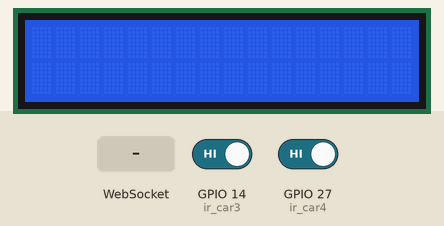
Recording of a sketch running on a simulated ESP32. On the bench: 16×2 character LCD. The test bench sets the inputs (shaded band); at power-on: GPIO 14 (ir_car3) HIGH, GPIO 27 (ir_car4) HIGH. WiFi joins after 1.5 s; servers stay silent unless stated; what the sketch prints to the serial monitor is not drawn.

Above: at 3.5 s.
3.6 s: WebSocket text "0" received
At 5.5 s:
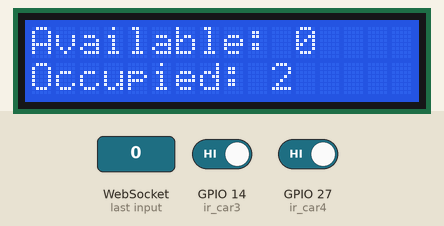
5.8 s: WebSocket text "5" received
At 7.1 s:
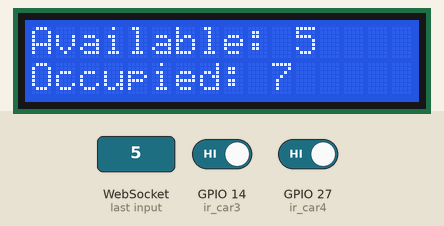
Timing chart, 0 to 8.8 s (numbered marks = the images above; inputs shaded):
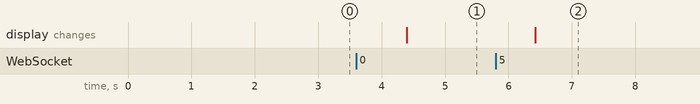

The sketch:

server.ino
```cpp
#define BLYNK_TEMPLATE_ID "TMPL6AzTEYg2R"
#define BLYNK_TEMPLATE_NAME "parking"
#define BLYNK_AUTH_TOKEN "nMe8OJCSLdtMR9g0yI5mp8-1Ta5tYJve"

#include <WiFi.h>
#include <BlynkSimpleEsp32.h>
#include <WebSocketsServer.h>
#include <LiquidCrystal_I2C.h>

// WiFi credentials
char ssid[] = "P5";
char pass[] = "908765432";

WebSocketsServer webSocket = WebSocketsServer(81);
LiquidCrystal_I2C lcd(0x27, 16, 2);  // Initialize the LCD

int ir_car3 = 14;  // Sensor for parking slot 3
int ir_car4 = 27;  // Sensor for parking slot 4

int available_slots_server = 2;
int occupied_slots_server = 0;

int available_slots_client = 0;
int occupied_slots_client = 0;

const int total_slots = 4;  // Total parking slots (2 for server, 2 for client)

bool slot_status[2] = {false, false}; // Track the status of server parking slots

// WebSocket event handling
void webSocketEvent(uint8_t num, WStype_t type, uint8_t *payload, size_t length) {
  if (type == WStype_TEXT) {
    // Parse message from client (format: "available_slots,occupied_slots")
    String message = String((char *)payload).substring(0, length);
    int commaIndex = message.indexOf(',');
    available_slots_client = message.substring(0, commaIndex).toInt();
    occupied_slots_client = message.substring(commaIndex + 1).toInt();

    Serial.print("Client Available Slots: ");
    Serial.println(available_slots_client);
    Serial.print("Client Occupied Slots: ");
    Serial.println(occupied_slots_client);

    updateLCD();
  }
}

// Update parking slot status
void updateSlotStatus() {
  for (int i = 0; i < 2; i++) {
    int sensor_pin = (i == 0) ? ir_car3 : ir_car4;
    bool isOccupied = digitalRead(sensor_pin) == HIGH;

    if (isOccupied && !slot_status[i]) {
      slot_status[i] = true;
      occupied_slots_server++;
      available_slots_server--;
      Blynk.virtualWrite(i + V3, 0);  // Slot occupied
    } else if (!isOccupied && slot_status[i]) {
      slot_status[i] = false;
      occupied_slots_server--;
      available_slots_server++;
      Blynk.virtualWrite(i + V3, 255);  // Slot available
    }
  }
}

// Update LCD with aggregated data
void updateLCD() {
  lcd.clear();
  lcd.setCursor(0, 0);
  lcd.print("Available: ");
  lcd.print(available_slots_client + available_slots_server);

  lcd.setCursor(0, 1);
  lcd.print("Occupied: ");
  lcd.print(occupied_slots_client + occupied_slots_server);
}

void setup() {
  Serial.begin(115200);

  // Initialize pins
  pinMode(ir_car3, INPUT);
  pinMode(ir_car4, INPUT);

  // LCD initialization
  lcd.init();
  lcd.backlight();

  // Connect to WiFi
  WiFi.begin(ssid, pass);
  while (WiFi.status() != WL_CONNECTED) {
    delay(1000);
    Serial.println("Connecting to WiFi...");
  }
  Serial.println("Connected to WiFi!");

  Serial.print("Server IP Address: ");
  Serial.println(WiFi.localIP());

  // Blynk setup
  Blynk.begin(BLYNK_AUTH_TOKEN, ssid, pass);


  // WebSocket server setup
  webSocket.begin();
  webSocket.onEvent(webSocketEvent);
}

void loop() {
  Blynk.run();          // Blynk tasks
  webSocket.loop();     // WebSocket server tasks
  updateSlotStatus();   // Update parking slot status
  delay(1000);          // Update interval (adjust as needed)
}
```

Measured:
- after the input at 3.6 s, the display: changes after 0.80 s (image 1)
- after the input at 5.8 s, the display: changes after 0.62 s (image 2)
